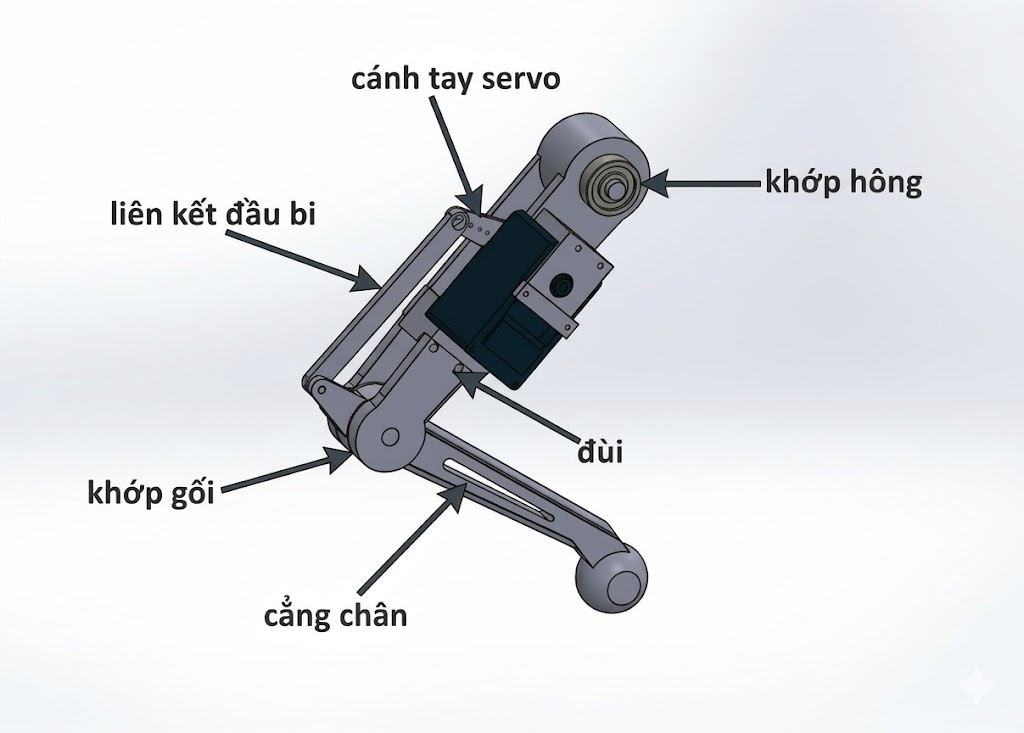
#> input picture report/Report_final/img/fig14- Single leg assembly..jpg, 1024 x 733 px, found by its file name
$ python crop_leg.py
#> lines starting #> are read from the running program, lines starting #| are printed output that depends on the picture; after the words box and inside, x2 and y2 are one past the last pixel; in counts of white or black regions, pixels touching at a corner belong together
from PIL import Image
import numpy as np

# Load image
img = Image.open("/home/an/quadruped-robot/report/Report_final/img/fig14- Single leg assembly..jpg").convert("RGBA")
data = np.array(img)

# Simple color threshold to remove near-white background
# Background is roughly > 230 on all channels
r, g, b, a = data[:,:,0], data[:,:,1], data[:,:,2], data[:,:,3]
#> a: shape (733, 1024); every value is 255
mask = (r > 210) & (g > 210) & (b > 210)
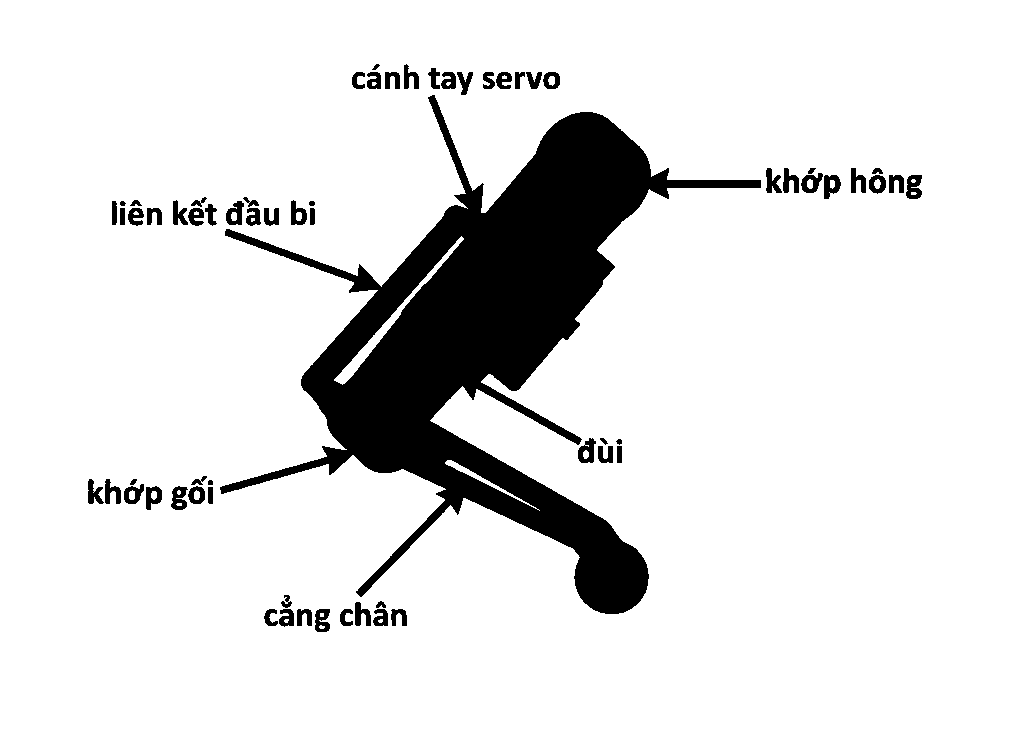
#> mask: shape (733, 1024) bool; 88.5% white; 66 black regions, largest, box (x1, y1, x2, y2) and area: (220, 95, 761, 614) 76019, (906, 175, 922, 199) 279, (578, 438, 596, 463) 272
data[mask, 3] = 0
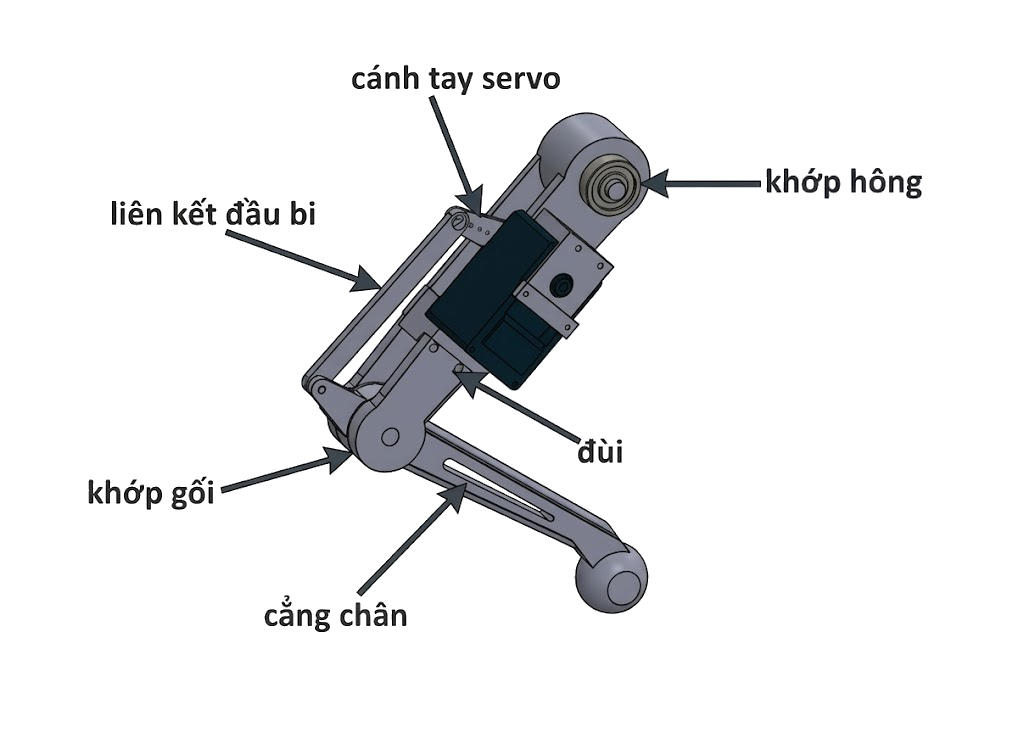
#> data: shape (733, 1024, 4); mean R, G, B, A 224.8, 226.5, 229.6, 29.3; transparent parts drawn white

# Crop to the central leg area to remove text
# The leg is roughly between x: 200 to 650, y: 150 to 800 (from visual estimate of 1024x768)
# Let's just find the bounding box of non-transparent pixels after a tighter crop
crop_box = (250, 100, 650, 850) # approximate
img_cropped = Image.fromarray(data).crop(crop_box)
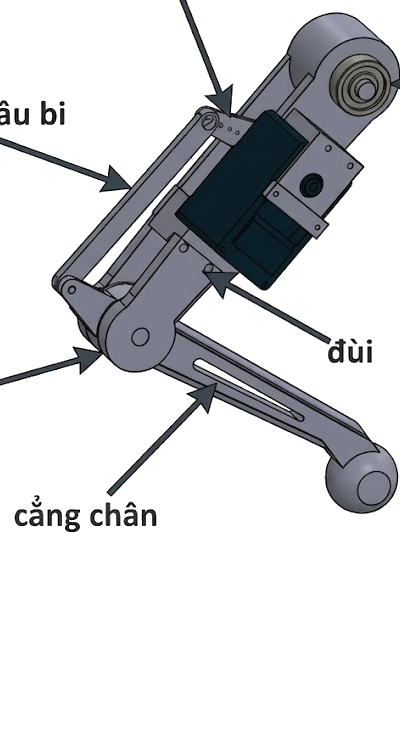
#> img_cropped: PIL image 400x750 RGBA; mean R, G, B, A 166.6, 168.2, 171.4, 65.8; transparent parts drawn white

img_cropped.save("/home/an/quadruped-robot/report/Report_final/img/cropped_leg.png")
print("Saved cropped_leg.png")

$ run again, with Software/Middleware/robot_ros2/src/thesis/Images/img_matlab/figb.jpg copied over report/Report_final/img/fig14- Single leg assembly..jpg
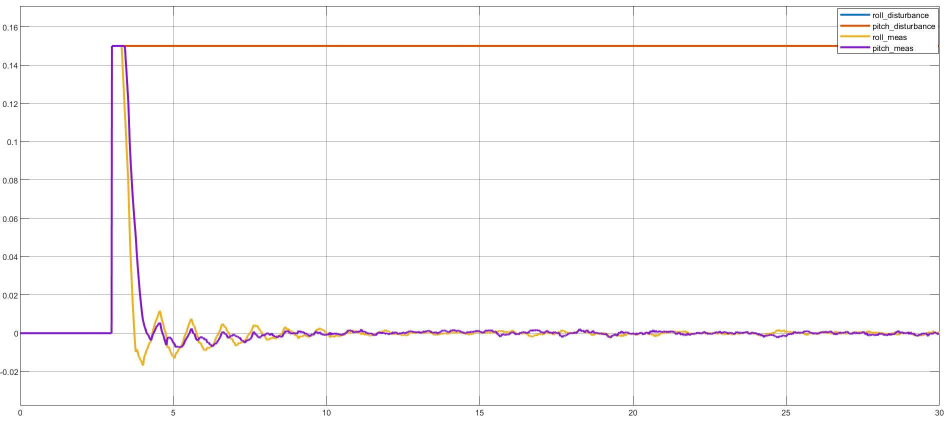
#> input picture Software/Middleware/robot_ros2/src/thesis/Images/img_matlab/figb.jpg, 1898 x 863 px, found by its file name (shown at 1/2 size)
#> a: shape (863, 1898); every value is 255
#> `mask = (r > 210) & (g > 210) & (b > 210)`:
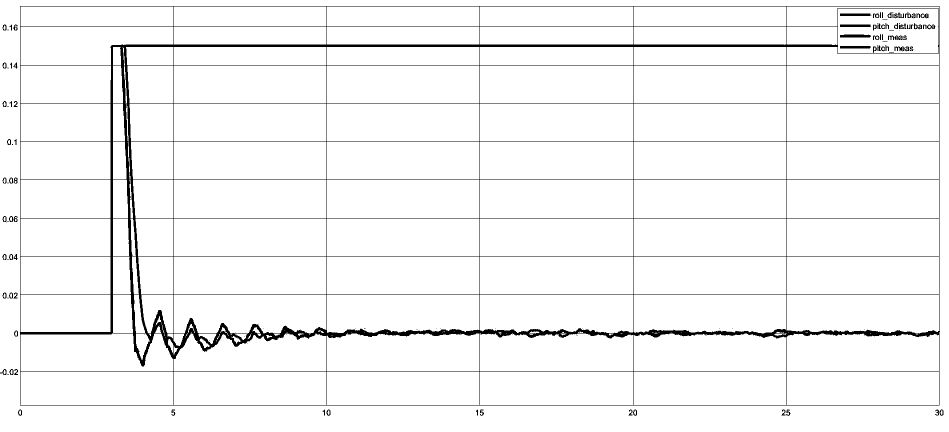
#> mask: shape (863, 1898) bool (shown at 1/2 size); 96.1% white; 124 black regions (47 under 20 px), largest, box (x1, y1, x2, y2) and area: (40, 12, 1880, 811) 59391, (1680, 69, 1742, 75) 346, (1680, 49, 1742, 54) 306
#> `img_cropped = Image.fromarray(data).crop(crop_box)`:
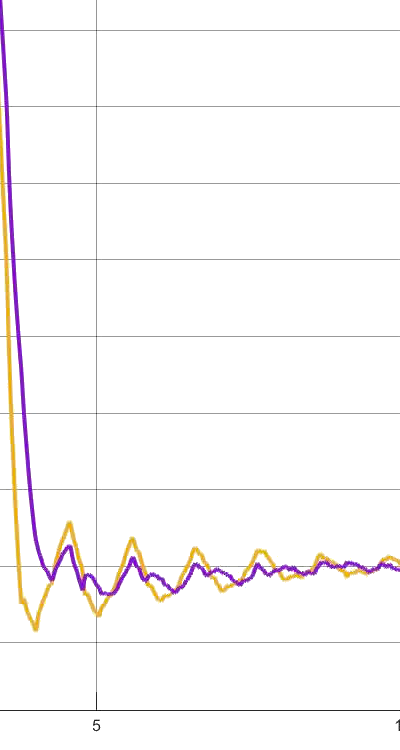
#> img_cropped: PIL image 400x750 RGBA; mean R, G, B, A 250.6, 248.5, 248.5, 13.6; transparent parts drawn white

$ run again, with Software/Middleware/robot_ros2/src/thesis/Images/real_robot/frame_003.jpg copied over report/Report_final/img/fig14- Single leg assembly..jpg
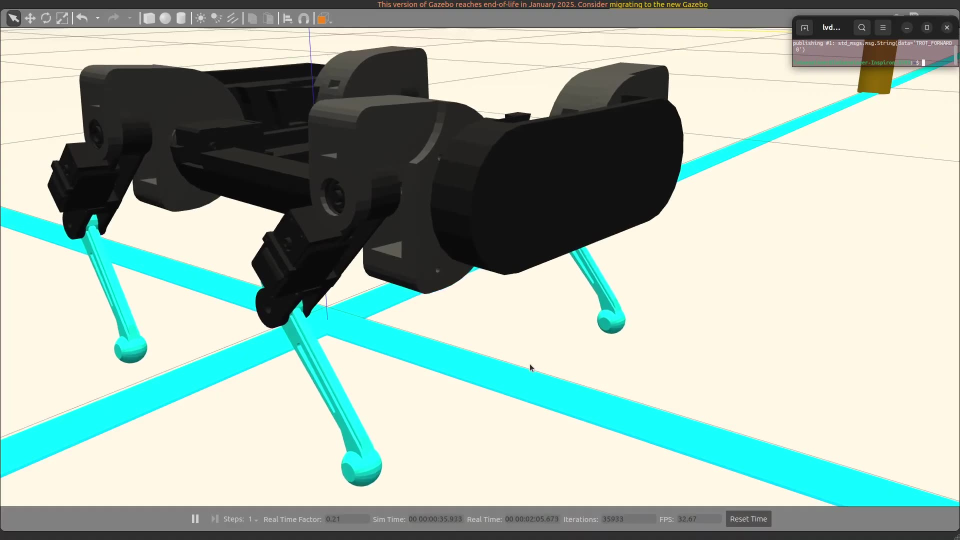
#> input picture Software/Middleware/robot_ros2/src/thesis/Images/real_robot/frame_003.jpg, 1920 x 1080 px, found by its file name (shown at 1/2 size)
#> a: shape (1080, 1920); every value is 255
#> `mask = (r > 210) & (g > 210) & (b > 210)`:
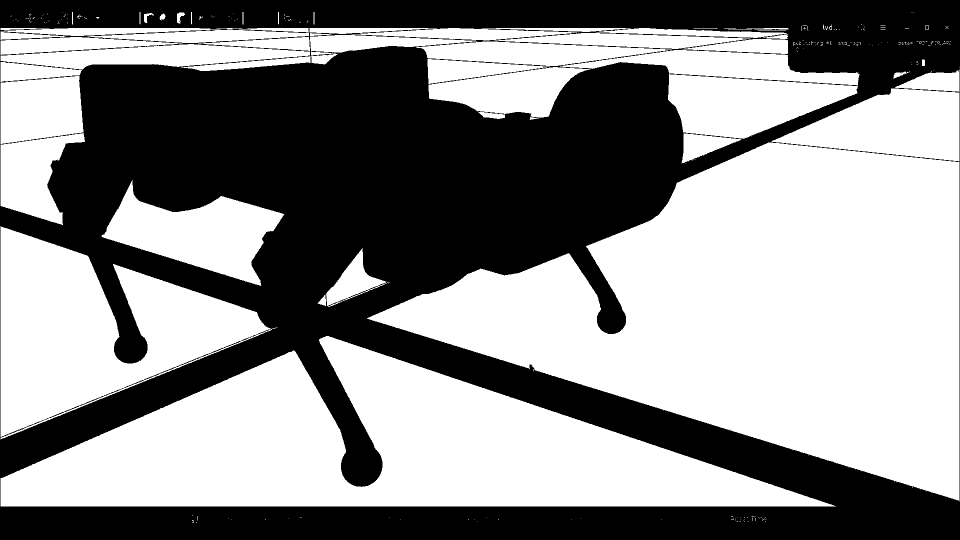
#> mask: shape (1080, 1920) bool (shown at 1/2 size); 55.5% white; 10 black regions (8 under 20 px), largest, box (x1, y1, x2, y2) and area: (0, 0, 1920, 1080) 922207, (1851, 52, 1857, 58) 36
#> `img_cropped = Image.fromarray(data).crop(crop_box)`:
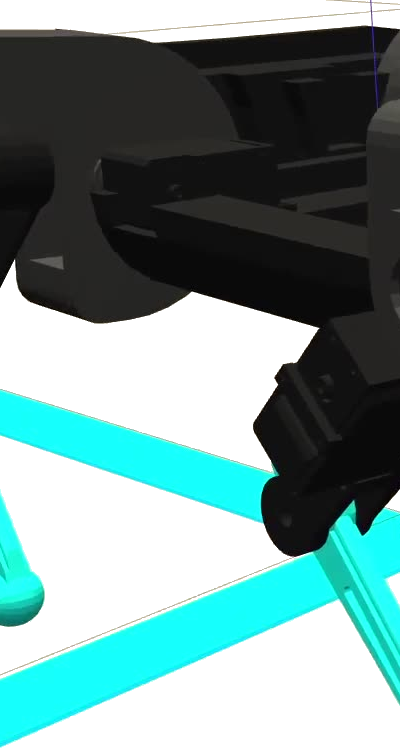
#> img_cropped: PIL image 400x750 RGBA; mean R, G, B, A 115, 146.2, 138, 158.3; transparent parts drawn white
